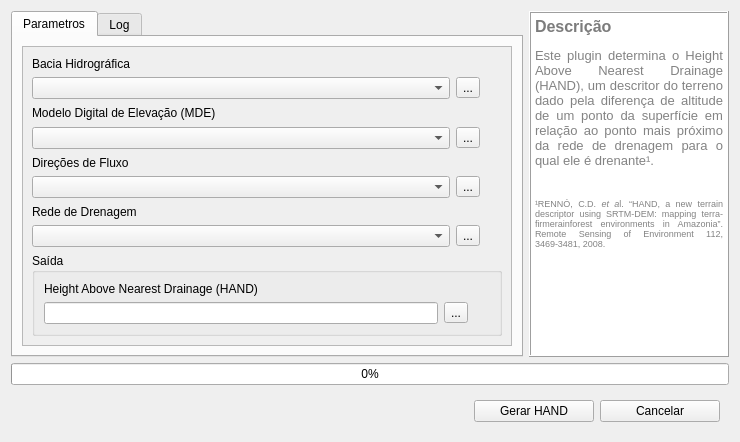
<?xml version="1.0" encoding="UTF-8"?>
<ui version="4.0">
 <class>HandDialogBase</class>
 <widget class="QDialog" name="HandDialogBase">
  <property name="geometry">
   <rect>
    <x>0</x>
    <y>0</y>
    <width>740</width>
    <height>442</height>
   </rect>
  </property>
  <property name="windowTitle">
   <string>HAND Plugin</string>
  </property>
  <layout class="QGridLayout" name="gridLayout_5">
   <item row="0" column="0">
    <widget class="QTabWidget" name="tabWidget">
     <property name="tabPosition">
      <enum>QTabWidget::North</enum>
     </property>
     <property name="tabShape">
      <enum>QTabWidget::Rounded</enum>
     </property>
     <property name="currentIndex">
      <number>0</number>
     </property>
     <widget class="QWidget" name="pg_parameters">
      <attribute name="title">
       <string>Parametros</string>
      </attribute>
      <layout class="QGridLayout" name="gridLayout_2">
       <item row="0" column="0" colspan="2">
        <widget class="QScrollArea" name="scrollArea">
         <property name="widgetResizable">
          <bool>true</bool>
         </property>
         <widget class="QWidget" name="scrollAreaWidgetContents">
          <property name="geometry">
           <rect>
            <x>0</x>
            <y>0</y>
            <width>490</width>
            <height>304</height>
           </rect>
          </property>
          <layout class="QGridLayout" name="gridLayout_4">
           <item row="1" column="0">
            <layout class="QVBoxLayout" name="verticalLayout_2">
             <item>
              <widget class="QLabel" name="label_2">
               <property name="text">
                <string>Modelo Digital de Elevação (MDE)</string>
               </property>
              </widget>
             </item>
             <item>
              <layout class="QHBoxLayout" name="horizontalLayout_2">
               <item>
                <widget class="QgsMapLayerComboBox" name="cb_02"/>
               </item>
               <item>
                <widget class="QToolButton" name="btn_02">
                 <property name="text">
                  <string>...</string>
                 </property>
                </widget>
               </item>
               <item>
                <widget class="QLabel" name="label_12">
                 <property name="sizePolicy">
                  <sizepolicy hsizetype="Preferred" vsizetype="Preferred">
                   <horstretch>0</horstretch>
                   <verstretch>0</verstretch>
                  </sizepolicy>
                 </property>
                 <property name="minimumSize">
                  <size>
                   <width>16</width>
                   <height>16</height>
                  </size>
                 </property>
                 <property name="maximumSize">
                  <size>
                   <width>16</width>
                   <height>16</height>
                  </size>
                 </property>
                 <property name="toolTip">
                  <string>&lt;html&gt;&lt;head/&gt;&lt;body&gt;&lt;p&gt;Adicone o raster do Modelo Digital de Elevação. Este arquivo deve ser GeoTIFF.&lt;/p&gt;&lt;/body&gt;&lt;/html&gt;</string>
                 </property>
                 <property name="text">
                  <string/>
                 </property>
                 <property name="pixmap">
                  <pixmap>:/plugins/hand_module/info(2).png</pixmap>
                 </property>
                 <property name="scaledContents">
                  <bool>true</bool>
                 </property>
                 <property name="alignment">
                  <set>Qt::AlignCenter</set>
                 </property>
                </widget>
               </item>
              </layout>
             </item>
            </layout>
           </item>
           <item row="2" column="0">
            <layout class="QVBoxLayout" name="verticalLayout_3">
             <item>
              <widget class="QLabel" name="label_3">
               <property name="text">
                <string>Direções de Fluxo</string>
               </property>
              </widget>
             </item>
             <item>
              <layout class="QHBoxLayout" name="horizontalLayout_3">
               <item>
                <widget class="QgsMapLayerComboBox" name="cb_03"/>
               </item>
               <item>
                <widget class="QToolButton" name="btn_03">
                 <property name="text">
                  <string>...</string>
                 </property>
                </widget>
               </item>
               <item>
                <widget class="QLabel" name="label_13">
                 <property name="sizePolicy">
                  <sizepolicy hsizetype="Preferred" vsizetype="Preferred">
                   <horstretch>0</horstretch>
                   <verstretch>0</verstretch>
                  </sizepolicy>
                 </property>
                 <property name="minimumSize">
                  <size>
                   <width>16</width>
                   <height>16</height>
                  </size>
                 </property>
                 <property name="maximumSize">
                  <size>
                   <width>16</width>
                   <height>16</height>
                  </size>
                 </property>
                 <property name="toolTip">
                  <string>&lt;html&gt;&lt;head/&gt;&lt;body&gt;&lt;p&gt;Adicone o raster das direções de fluxo. Este arquivo deve ser GeoTIFF.&lt;/p&gt;&lt;/body&gt;&lt;/html&gt;</string>
                 </property>
                 <property name="text">
                  <string/>
                 </property>
                 <property name="pixmap">
                  <pixmap>:/plugins/hand_module/info(2).png</pixmap>
                 </property>
                 <property name="scaledContents">
                  <bool>true</bool>
                 </property>
                 <property name="alignment">
                  <set>Qt::AlignCenter</set>
                 </property>
                </widget>
               </item>
              </layout>
             </item>
            </layout>
           </item>
           <item row="3" column="0">
            <layout class="QVBoxLayout" name="verticalLayout_5">
             <item>
              <widget class="QLabel" name="label_5">
               <property name="text">
                <string>Rede de Drenagem</string>
               </property>
              </widget>
             </item>
             <item>
              <layout class="QHBoxLayout" name="horizontalLayout_5">
               <item>
                <widget class="QgsMapLayerComboBox" name="cb_04"/>
               </item>
               <item>
                <widget class="QToolButton" name="btn_04">
                 <property name="text">
                  <string>...</string>
                 </property>
                </widget>
               </item>
               <item>
                <widget class="QLabel" name="label_14">
                 <property name="sizePolicy">
                  <sizepolicy hsizetype="Preferred" vsizetype="Preferred">
                   <horstretch>0</horstretch>
                   <verstretch>0</verstretch>
                  </sizepolicy>
                 </property>
                 <property name="minimumSize">
                  <size>
                   <width>16</width>
                   <height>16</height>
                  </size>
                 </property>
                 <property name="maximumSize">
                  <size>
                   <width>16</width>
                   <height>16</height>
                  </size>
                 </property>
                 <property name="toolTip">
                  <string>&lt;html&gt;&lt;head/&gt;&lt;body&gt;&lt;p&gt;Adicone o raster da rede de drenagem. Este arquivo deve ser GeoTIFF.&lt;/p&gt;&lt;/body&gt;&lt;/html&gt;</string>
                 </property>
                 <property name="text">
                  <string/>
                 </property>
                 <property name="pixmap">
                  <pixmap>:/plugins/hand_module/info(2).png</pixmap>
                 </property>
                 <property name="scaledContents">
                  <bool>true</bool>
                 </property>
                 <property name="alignment">
                  <set>Qt::AlignCenter</set>
                 </property>
                </widget>
               </item>
              </layout>
             </item>
            </layout>
           </item>
           <item row="0" column="0">
            <layout class="QVBoxLayout" name="verticalLayout">
             <item>
              <widget class="QLabel" name="label">
               <property name="text">
                <string>Bacia Hidrográfica</string>
               </property>
              </widget>
             </item>
             <item>
              <layout class="QHBoxLayout" name="horizontalLayout">
               <item>
                <widget class="QgsMapLayerComboBox" name="cb_01"/>
               </item>
               <item>
                <widget class="QToolButton" name="btn_01">
                 <property name="text">
                  <string>...</string>
                 </property>
                </widget>
               </item>
               <item>
                <widget class="QLabel" name="label_11">
                 <property name="sizePolicy">
                  <sizepolicy hsizetype="Preferred" vsizetype="Preferred">
                   <horstretch>0</horstretch>
                   <verstretch>0</verstretch>
                  </sizepolicy>
                 </property>
                 <property name="minimumSize">
                  <size>
                   <width>16</width>
                   <height>16</height>
                  </size>
                 </property>
                 <property name="maximumSize">
                  <size>
                   <width>16</width>
                   <height>16</height>
                  </size>
                 </property>
                 <property name="toolTip">
                  <string>&lt;html&gt;&lt;head/&gt;&lt;body&gt;&lt;p&gt;Adicone o raster da bacia hidrográfica. Este arquivo deve ser GeoTIFF.&lt;/p&gt;&lt;/body&gt;&lt;/html&gt;</string>
                 </property>
                 <property name="text">
                  <string/>
                 </property>
                 <property name="pixmap">
                  <pixmap>:/plugins/hand_module/info(2).png</pixmap>
                 </property>
                 <property name="scaledContents">
                  <bool>true</bool>
                 </property>
                 <property name="alignment">
                  <set>Qt::AlignCenter</set>
                 </property>
                </widget>
               </item>
              </layout>
             </item>
            </layout>
           </item>
           <item row="4" column="0">
            <widget class="QGroupBox" name="groupBox">
             <property name="title">
              <string>Saída</string>
             </property>
             <layout class="QGridLayout" name="gridLayout_6">
              <item row="0" column="0">
               <layout class="QVBoxLayout" name="verticalLayout_4">
                <item>
                 <widget class="QLabel" name="label_4">
                  <property name="text">
                   <string>Height Above Nearest Drainage (HAND)</string>
                  </property>
                 </widget>
                </item>
                <item>
                 <layout class="QHBoxLayout" name="horizontalLayout_4">
                  <item>
                   <widget class="QLineEdit" name="le_01"/>
                  </item>
                  <item>
                   <widget class="QToolButton" name="btn_05">
                    <property name="text">
                     <string>...</string>
                    </property>
                   </widget>
                  </item>
                  <item>
                   <widget class="QLabel" name="label_15">
                    <property name="sizePolicy">
                     <sizepolicy hsizetype="Preferred" vsizetype="Preferred">
                      <horstretch>0</horstretch>
                      <verstretch>0</verstretch>
                     </sizepolicy>
                    </property>
                    <property name="minimumSize">
                     <size>
                      <width>16</width>
                      <height>16</height>
                     </size>
                    </property>
                    <property name="maximumSize">
                     <size>
                      <width>16</width>
                      <height>16</height>
                     </size>
                    </property>
                    <property name="toolTip">
                     <string>&lt;html&gt;&lt;head/&gt;&lt;body&gt;&lt;p&gt;Selecione uma pasta para salvar o HAND resultante. O arquivo será adicionado ao proejto atual do QGIS!&lt;/p&gt;&lt;/body&gt;&lt;/html&gt;</string>
                    </property>
                    <property name="text">
                     <string/>
                    </property>
                    <property name="pixmap">
                     <pixmap>:/plugins/hand_module/info(2).png</pixmap>
                    </property>
                    <property name="scaledContents">
                     <bool>true</bool>
                    </property>
                    <property name="alignment">
                     <set>Qt::AlignCenter</set>
                    </property>
                   </widget>
                  </item>
                 </layout>
                </item>
               </layout>
              </item>
             </layout>
            </widget>
           </item>
          </layout>
         </widget>
        </widget>
       </item>
      </layout>
     </widget>
     <widget class="QWidget" name="pg_log_hand">
      <attribute name="title">
       <string>Log</string>
      </attribute>
      <layout class="QGridLayout" name="gridLayout_3">
       <item row="0" column="0">
        <widget class="QFrame" name="frame_2">
         <property name="frameShape">
          <enum>QFrame::Box</enum>
         </property>
         <property name="frameShadow">
          <enum>QFrame::Raised</enum>
         </property>
         <layout class="QGridLayout" name="gridLayout_7">
          <item row="0" column="0">
           <widget class="QTextEdit" name="te_logg">
            <property name="frameShape">
             <enum>QFrame::NoFrame</enum>
            </property>
            <property name="readOnly">
             <bool>true</bool>
            </property>
           </widget>
          </item>
         </layout>
        </widget>
       </item>
      </layout>
     </widget>
    </widget>
   </item>
   <item row="0" column="1">
    <widget class="QTextEdit" name="textEdit">
     <property name="maximumSize">
      <size>
       <width>200</width>
       <height>16777215</height>
      </size>
     </property>
     <property name="tabletTracking">
      <bool>true</bool>
     </property>
     <property name="acceptDrops">
      <bool>true</bool>
     </property>
     <property name="autoFillBackground">
      <bool>true</bool>
     </property>
     <property name="frameShape">
      <enum>QFrame::Box</enum>
     </property>
     <property name="frameShadow">
      <enum>QFrame::Raised</enum>
     </property>
     <property name="tabChangesFocus">
      <bool>false</bool>
     </property>
     <property name="readOnly">
      <bool>true</bool>
     </property>
     <property name="html">
      <string>&lt;!DOCTYPE HTML PUBLIC &quot;-//W3C//DTD HTML 4.0//EN&quot; &quot;http://www.w3.org/TR/REC-html40/strict.dtd&quot;&gt;
&lt;html&gt;&lt;head&gt;&lt;meta name=&quot;qrichtext&quot; content=&quot;1&quot; /&gt;&lt;style type=&quot;text/css&quot;&gt;
p, li { white-space: pre-wrap; }
&lt;/style&gt;&lt;/head&gt;&lt;body style=&quot; font-family:'MS Shell Dlg 2'; font-size:8.25pt; font-weight:400; font-style:normal;&quot;&gt;
&lt;p align=&quot;justify&quot; style=&quot; margin-top:0px; margin-bottom:0px; margin-left:0px; margin-right:0px; -qt-block-indent:0; text-indent:0px;&quot;&gt;&lt;span style=&quot; font-size:12pt; font-weight:600; color:#7c7c7c;&quot;&gt;Descrição&lt;br /&gt;&lt;/span&gt;&lt;/p&gt;
&lt;p align=&quot;justify&quot; style=&quot; margin-top:0px; margin-bottom:0px; margin-left:0px; margin-right:0px; -qt-block-indent:0; text-indent:0px;&quot;&gt;&lt;span style=&quot; font-size:10pt; color:#838383;&quot;&gt;Este plugin determina o Height Above Nearest Drainage (HAND), um descritor do terreno dado pela diferença de altitude de um ponto da superfície em relação ao ponto mais próximo da rede de drenagem para o qual ele é drenante¹.&lt;/span&gt;&lt;/p&gt;
&lt;p align=&quot;justify&quot; style=&quot;-qt-paragraph-type:empty; margin-top:0px; margin-bottom:0px; margin-left:0px; margin-right:0px; -qt-block-indent:0; text-indent:0px; font-size:10pt; color:#838383;&quot;&gt;&lt;br /&gt;&lt;/p&gt;
&lt;p align=&quot;justify&quot; style=&quot;-qt-paragraph-type:empty; margin-top:0px; margin-bottom:0px; margin-left:0px; margin-right:0px; -qt-block-indent:0; text-indent:0px; font-size:10pt; color:#838383;&quot;&gt;&lt;br /&gt;&lt;/p&gt;
&lt;p align=&quot;justify&quot; style=&quot; margin-top:0px; margin-bottom:0px; margin-left:0px; margin-right:0px; -qt-block-indent:0; text-indent:0px;&quot;&gt;&lt;span style=&quot; font-size:7pt; color:#838383;&quot;&gt;¹RENNÓ, C.D.&lt;/span&gt;&lt;span style=&quot; font-size:7pt; font-style:italic; color:#838383;&quot;&gt; et a&lt;/span&gt;&lt;span style=&quot; font-size:7pt; color:#838383;&quot;&gt;l. “HAND, a new terrain descriptor using SRTM-DEM: mapping terra-firmerainforest environments in Amazonia”. Remote Sensing of Environment 112, 3469-3481, 2008.&lt;/span&gt;&lt;/p&gt;&lt;/body&gt;&lt;/html&gt;</string>
     </property>
     <property name="overwriteMode">
      <bool>false</bool>
     </property>
    </widget>
   </item>
   <item row="1" column="0" colspan="2">
    <widget class="QProgressBar" name="progressBar">
     <property name="value">
      <number>0</number>
     </property>
    </widget>
   </item>
   <item row="2" column="0" colspan="2">
    <widget class="QFrame" name="frame">
     <property name="frameShape">
      <enum>QFrame::NoFrame</enum>
     </property>
     <property name="frameShadow">
      <enum>QFrame::Raised</enum>
     </property>
     <layout class="QGridLayout" name="gridLayout">
      <item row="0" column="1">
       <widget class="QPushButton" name="btn_hand">
        <property name="minimumSize">
         <size>
          <width>120</width>
          <height>0</height>
         </size>
        </property>
        <property name="maximumSize">
         <size>
          <width>120</width>
          <height>40</height>
         </size>
        </property>
        <property name="layoutDirection">
         <enum>Qt::LeftToRight</enum>
        </property>
        <property name="text">
         <string>Gerar HAND</string>
        </property>
        <property name="autoDefault">
         <bool>false</bool>
        </property>
       </widget>
      </item>
      <item row="0" column="2">
       <widget class="QPushButton" name="btn_cancel">
        <property name="minimumSize">
         <size>
          <width>120</width>
          <height>0</height>
         </size>
        </property>
        <property name="maximumSize">
         <size>
          <width>120</width>
          <height>40</height>
         </size>
        </property>
        <property name="text">
         <string>Cancelar</string>
        </property>
        <property name="autoDefault">
         <bool>false</bool>
        </property>
        <property name="default">
         <bool>false</bool>
        </property>
        <property name="flat">
         <bool>false</bool>
        </property>
       </widget>
      </item>
      <item row="0" column="0">
       <spacer name="horizontalSpacer">
        <property name="orientation">
         <enum>Qt::Horizontal</enum>
        </property>
        <property name="sizeHint" stdset="0">
         <size>
          <width>40</width>
          <height>20</height>
         </size>
        </property>
       </spacer>
      </item>
     </layout>
    </widget>
   </item>
  </layout>
 </widget>
 <customwidgets>
  <customwidget>
   <class>QgsMapLayerComboBox</class>
   <extends>QComboBox</extends>
   <header>qgsmaplayercombobox.h</header>
  </customwidget>
 </customwidgets>
 <resources/>
 <connections/>
</ui>
